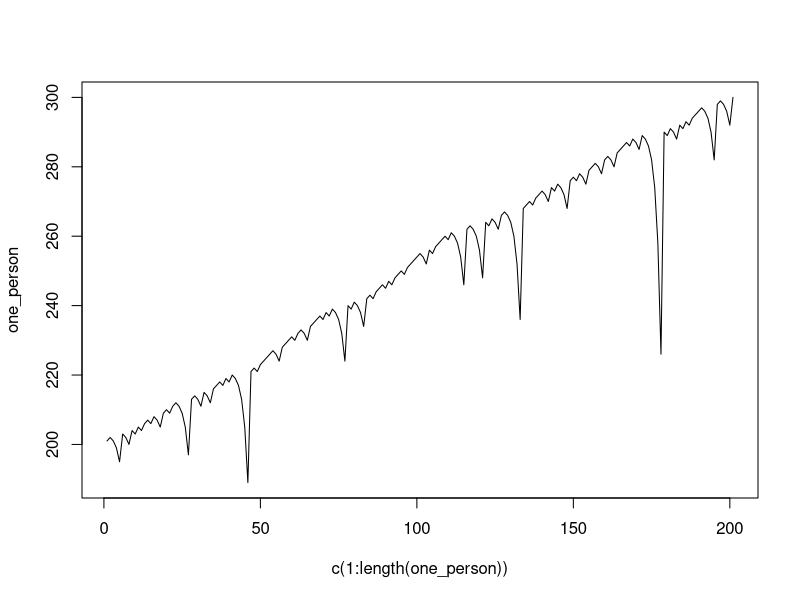
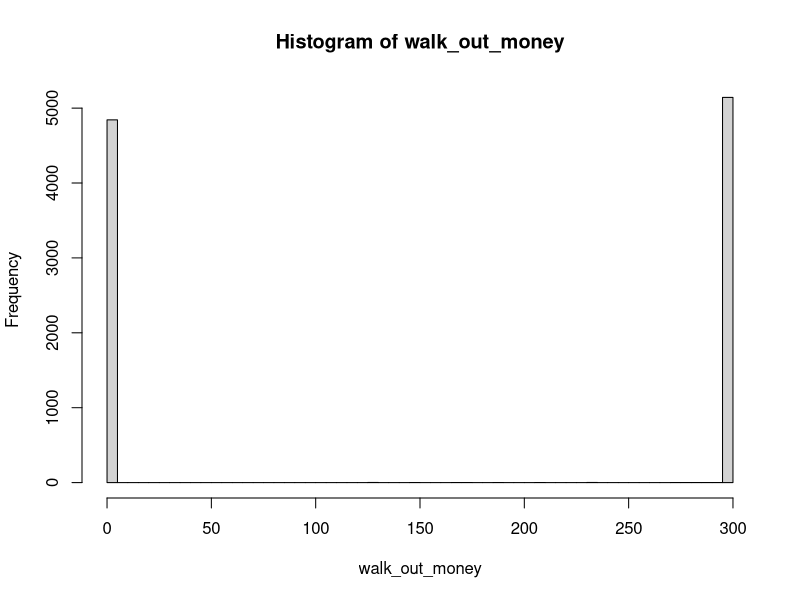
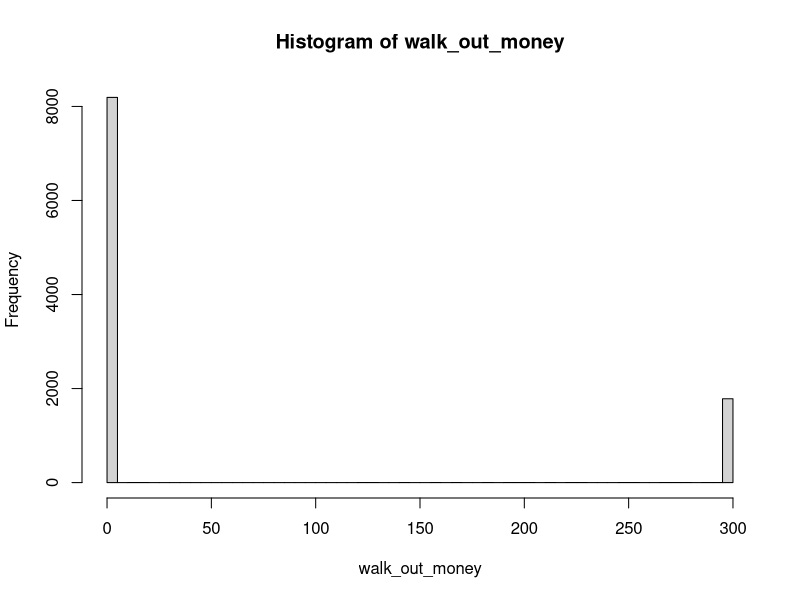

These charts were generated, in order, by the following R code: (Note: a time limit stopped this script after it produced the figures.)
## ---- chunk 1
knitr::opts_chunk$set(echo=TRUE, warning=FALSE, message=FALSE)
## ---- chunk 2
library(dplyr)
library(tidyverse)
#' A single play of the Martingale strategy
#'
#' Takes a state list, spins the roulette wheel, returns the state list with updated values (for example, budget, plays, etc)
#' @param state A list with the following entries: 
#'   B              number, the budget
#'   W              number, the budget threshold for successfully stopping
#'   L              number, the maximum number of plays 
#'   M              number, the casino wager limit
#'   plays          integer, the number of plays executed
#'   previous_wager number, the wager in the previous play (0 at first play)
#'   previous_win   TRUE/FALSE, indicator if the previous play was a win (TRUE at first play)
#' @return The updated state list
one_play <- function(state){
    # Wager
    proposed_wager <- ifelse(state$previous_win, 1, 2*state$previous_wager)
    wager <- min(proposed_wager, state$M, state$B)
    # Spin of the wheel
    red <- rbinom(1,1,18/38)
    # Update state
    state$plays <- state$plays + 1
    state$previous_wager <- wager
    if(red){
      # WIN
      state$B <- state$B + wager
      state$previous_win <- TRUE
    }else{
      # LOSE
      state$B <- state$B - wager
      state$previous_win <- FALSE
    }
  state
}
#' Stopping rule
#'
#' Takes the state list and determines if the gambler has to stop
#' @param state A list.  See one_play
#' @return TRUE/FALSE
stop_play <- function(state){
  if(state$B <= 0) return(TRUE)
  if(state$plays >= state$L) return(TRUE)
  if(state$B >= state$W) return(TRUE)
  FALSE
}
#' Play roulette to either bankruptcy, success, or play limits
#'
#' @param B number, the starting budget
#' @param W number, the budget threshold for successfully stoping
#' @param L number, the maximum number of plays 
#' @param M number, the casino wager limit
#' @return A vector of budget values calculated after each play.
one_series <- function(
    B = 200
  , W = 300
  , L = 1000
  , M = 100
){
  # initial state
  state <- list(
    B = B
  , W = W
  , L = L
  , M = M
  , plays = 0
  , previous_wager = 0
  , previous_win = TRUE
  )
  # vector to store budget over series of plays
  budget <- rep(NA, L)
  # For loop of plays
  for(i in 1:L){
    new_state <- state %>% one_play
    budget[i] <- new_state$B
    if(new_state %>% stop_play){
      return(budget[1:i])
    }
    state <- new_state
  }
  budget    
}
# helper function
get_last <- function(x) x[length(x)] 
one_person= one_series(B = 200, W = 300, L = 1000, M = 100)
plot(c(1:length(one_person)), one_person, type="l")
## ---- chunk 3
# Simulation
walk_out_money <- rep(NA, 10000)
for(j in seq_along(walk_out_money)){
  walk_out_money[j] <- one_series(B = 200, W = 300, L = 1000, M = 100) %>% get_last()
}
# Walk out money distribution
hist(walk_out_money, breaks = 100)
# Estimated probability of walking out with extra cash
mean(walk_out_money > 200)
# Estimated earnings
mean(walk_out_money - 200)

## ---- chunk 4
# Simulation
# Changed 10000 to 10
walk_out_money <- rep(NA, 10000)
for(j in seq_along(walk_out_money)){
  walk_out_money[j] <- one_series(B = 100, W = 300, L = 1000, M = 100) %>% get_last
}

# Walk out money distribution
hist(walk_out_money, breaks = 100)

# Estimated probability of walking out with extra cash
mean(walk_out_money > 200)

# Estimated earnings
mean(walk_out_money - 200)
## ---- chunk 5
# Simulation
# Changed 10000 to 20
number_of_plays <- rep(NA, 10000)
for(j in seq_along(number_of_plays)){
  number_of_plays[j] <- one_series(B = 200, W = 300, L = 1000, M = 100) %>% length
}
#  Number of plays distribution
hist(number_of_plays, breaks = 100)
#Average number of plays
mean(number_of_plays)
